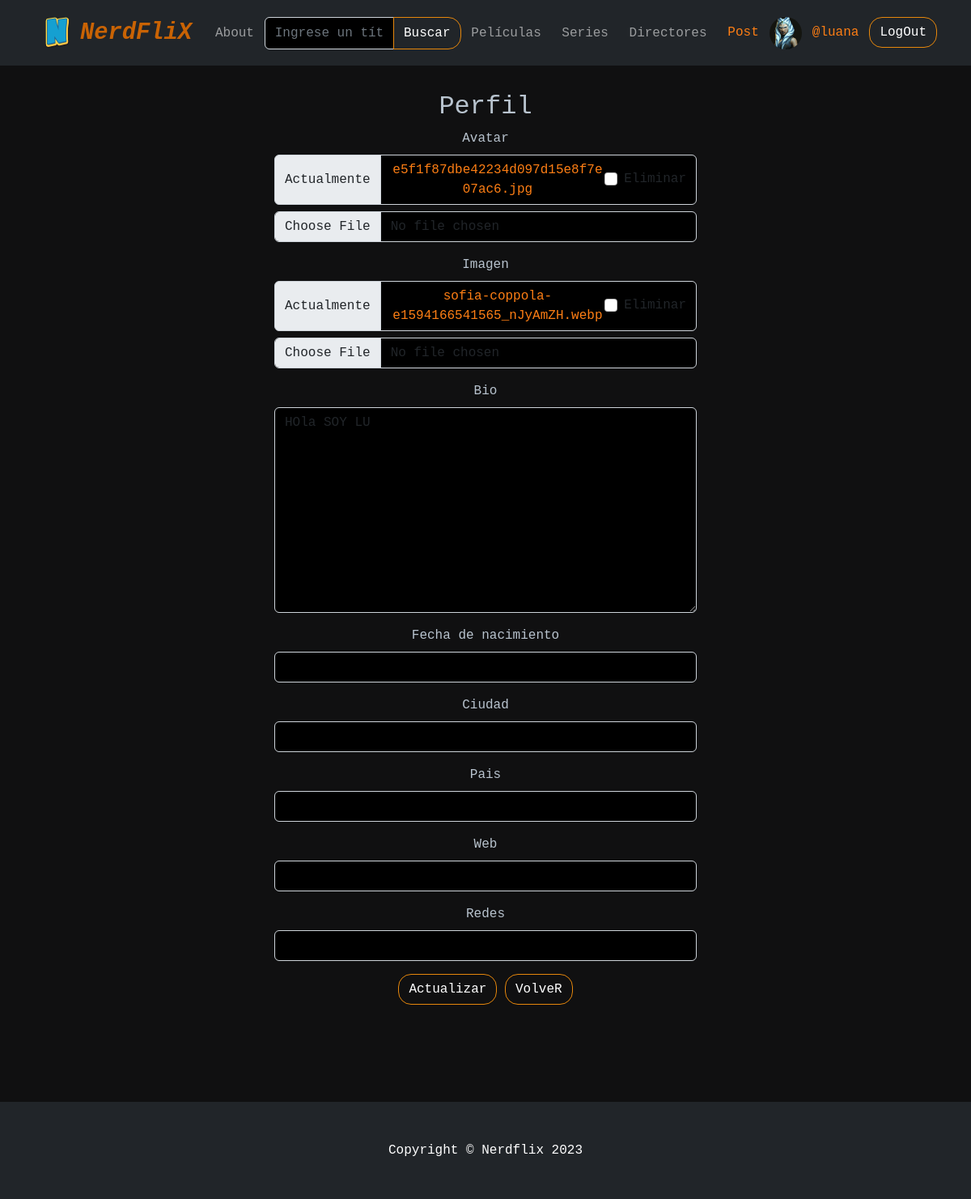
The app's page /usuario-perfil/ (signed in), older data.
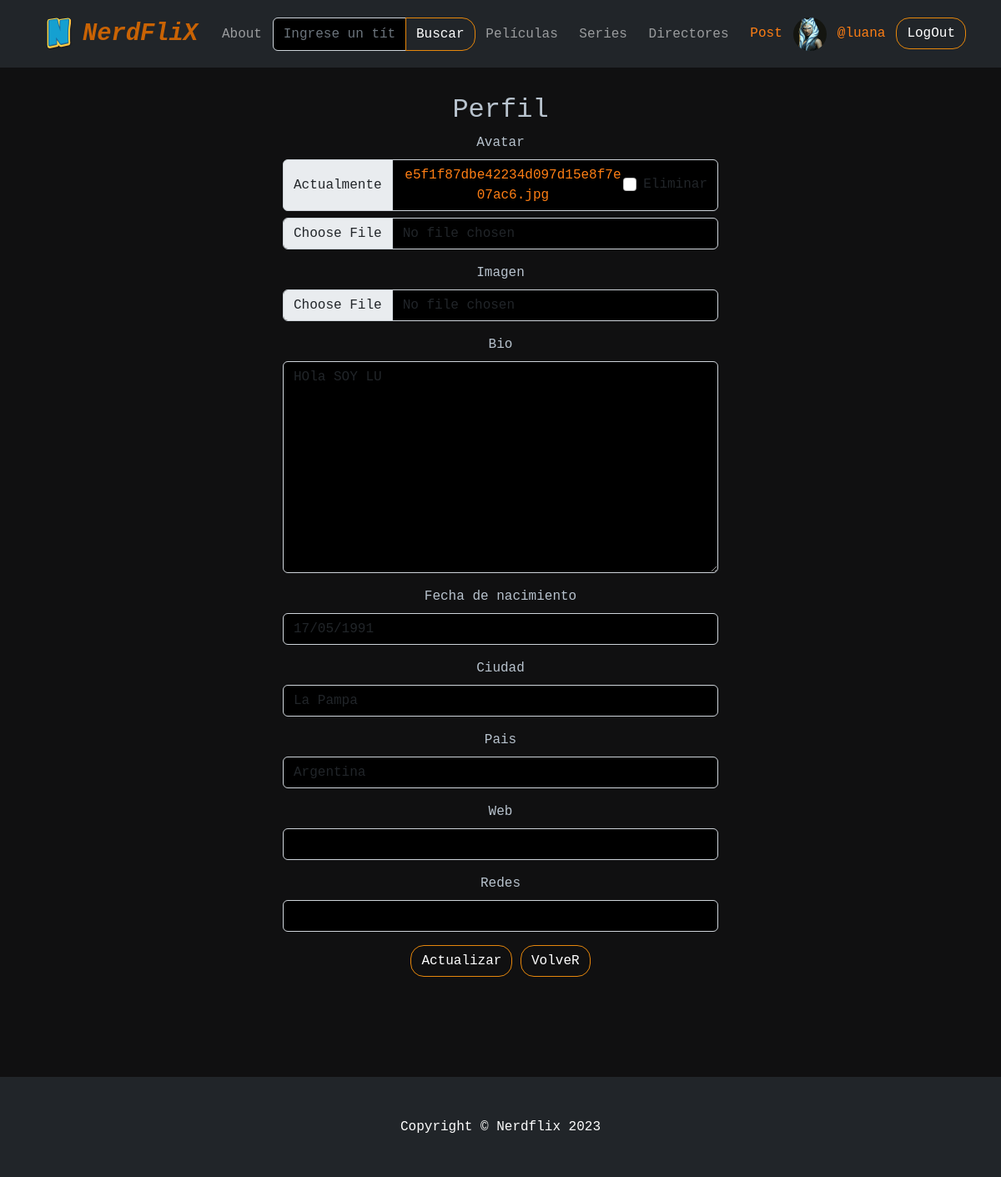
The same page, newer data.
### AppCoder/models.py (models this page shows, shortened)
class Perfil(models.Model):
    user =models.OneToOneField(User,on_delete=models.CASCADE)
    avatar=models.ImageField(null=True,blank=True)
    imagen=models.ImageField(null=True,blank=True)
    bio=models.TextField(null=True,blank=True)
    fecha_nac = models.DateField(null=True,blank=True,verbose_name='Fecha de nacimiento')
    ciudad=models.CharField(max_length=200,null=True,blank=True)
    pais=models.CharField(max_length=200,null=True,blank=True)
    web=models.URLField(max_length=200,null=True,blank=True)
    redes=models.URLField(max_length=200,null=True,blank=True)

### AppCoder/views.py (the view)
# urls.py: path('usuario-perfil/',EditarPerfilUsuario.as_view(),name='usuario_perfil'),
class EditarPerfilUsuario(UpdateView):
    model:Perfil
    template_name='AppCoder/perfil_usuario_form.html'
    fields=['avatar','imagen','bio', 'fecha_nac','ciudad','pais','web','redes']
    success_url='/usuario/'
    def get_object(self):
        profile,created=Perfil.objects.get_or_create(user=self.request.user)
        return profile

### AppCoder/context_processors.py (called while the page is built)
def generos_contexto(request):
    generos=Generos.objects.all()
    return {
        'generos':generos
    }

### AppCoder/templates/AppCoder/perfil_usuario_form.html (shortened to what this page needs)
{% extends "Base.html" %}
{% load crispy_forms_tags %}
{% block contenidoQueCambia %}
 <div class="page-header d-flex align-items-center">
    <div class="container position-relative">
      <div class="row d-flex justify-content-center">
        <div class="col-lg-6 text-center">
          <br>
          <form action="" method="post" enctype="multipart/form-data">
         <h2>Perfil</h2>
            {{ form | crispy }}
            <button class="btn btn-primary"  type="submit">Actualizar</button>
            <a class="btn btn-primary" href="{% url 'usuario' %}">VolveR</a>
        </form>
        </div>
      </div>
    </div>
  </div>
  <br>
  <br>
  <br>
  <br>
  <br>
{% endblock %}

Row changes from the older to the newer data that the page shows:
changed Perfil "HOla SOY LU": fecha_nac (not shown) → "17/05/1991"; ciudad (not shown) → "La Pampa"; pais (not shown) → "Argentina"
Text that changed along with them:
form field form: "☐" → (not shown)
text no longer shown: "Avatar Actualmente e5f1f87dbe42234d097d15e8f7e07ac6.jpg Eliminar Imagen Actualmente sofia-coppola-e1594166541565_nJyAmZH.webp Eliminar Bio Fecha de nacimiento Ciudad Pais Web Redes"
text now shown: "Avatar Actualmente e5f1f87dbe42234d097d15e8f7e07ac6.jpg Eliminar Imagen Bio Fecha de nacimiento Ciudad Pais Web Redes"
